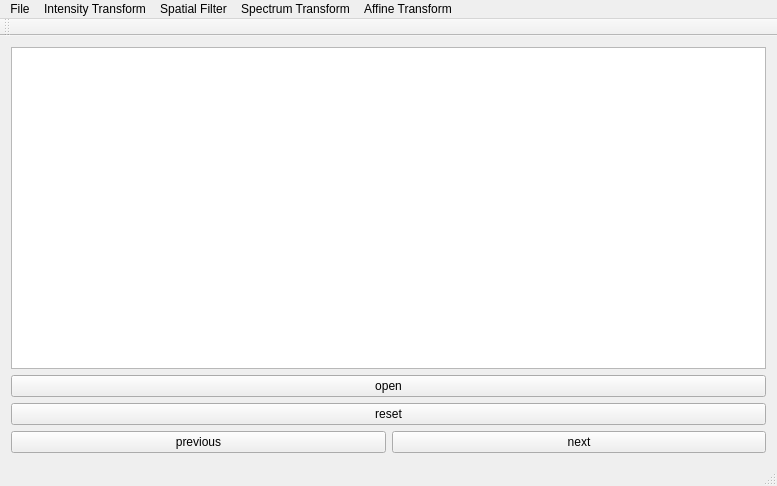
<?xml version="1.0" encoding="UTF-8"?>
<ui version="4.0">
 <class>MainWindow</class>
 <widget class="QMainWindow" name="MainWindow">
  <property name="geometry">
   <rect>
    <x>0</x>
    <y>0</y>
    <width>777</width>
    <height>486</height>
   </rect>
  </property>
  <property name="windowTitle">
   <string>MainWindow</string>
  </property>
  <widget class="QWidget" name="centralWidget">
   <layout class="QVBoxLayout" name="verticalLayout">
    <item>
     <widget class="QGraphicsView" name="graphicsView"/>
    </item>
    <item>
     <widget class="QPushButton" name="btnOpen">
      <property name="text">
       <string>open</string>
      </property>
     </widget>
    </item>
    <item>
     <widget class="QPushButton" name="btnReset">
      <property name="text">
       <string>reset</string>
      </property>
     </widget>
    </item>
    <item>
     <layout class="QHBoxLayout" name="horizontalLayout">
      <item>
       <widget class="QPushButton" name="btnPre">
        <property name="text">
         <string>previous</string>
        </property>
       </widget>
      </item>
      <item>
       <widget class="QPushButton" name="btnNext">
        <property name="text">
         <string>next</string>
        </property>
       </widget>
      </item>
     </layout>
    </item>
   </layout>
  </widget>
  <widget class="QMenuBar" name="menuBar">
   <property name="geometry">
    <rect>
     <x>0</x>
     <y>0</y>
     <width>777</width>
     <height>26</height>
    </rect>
   </property>
   <widget class="QMenu" name="menuSpatial_Filter">
    <property name="title">
     <string>Spatial Filter</string>
    </property>
    <addaction name="actionLinear"/>
    <addaction name="actionGauss"/>
    <addaction name="actionMedian"/>
    <addaction name="actionBilateral"/>
   </widget>
   <widget class="QMenu" name="menuAffine_Transform">
    <property name="title">
     <string>Affine Transform</string>
    </property>
    <addaction name="actionAffine"/>
   </widget>
   <widget class="QMenu" name="menuIntensity_Transform">
    <property name="title">
     <string>Intensity Transform</string>
    </property>
    <addaction name="actionRGBToGray"/>
    <addaction name="actionImageReversal"/>
    <addaction name="actionLogTransform"/>
    <addaction name="actionGrayToHist"/>
    <addaction name="actionRGBToHist"/>
    <addaction name="actionRGBToHSI"/>
   </widget>
   <widget class="QMenu" name="menuSpectrum_Transform">
    <property name="title">
     <string>Spectrum Transform</string>
    </property>
    <addaction name="actionSpectrum"/>
    <addaction name="actionLowPassFilter"/>
    <addaction name="actionHighPassFilter"/>
   </widget>
   <widget class="QMenu" name="menuSaveImage">
    <property name="title">
     <string>File</string>
    </property>
    <addaction name="actionSaveImage"/>
   </widget>
   <addaction name="menuSaveImage"/>
   <addaction name="menuIntensity_Transform"/>
   <addaction name="menuSpatial_Filter"/>
   <addaction name="menuSpectrum_Transform"/>
   <addaction name="menuAffine_Transform"/>
  </widget>
  <widget class="QToolBar" name="mainToolBar">
   <attribute name="toolBarArea">
    <enum>TopToolBarArea</enum>
   </attribute>
   <attribute name="toolBarBreak">
    <bool>false</bool>
   </attribute>
  </widget>
  <widget class="QStatusBar" name="statusBar"/>
  <action name="actionLinear">
   <property name="text">
    <string>Linear</string>
   </property>
  </action>
  <action name="actionGaussBlur">
   <property name="text">
    <string>Gauss Blur</string>
   </property>
  </action>
  <action name="actionBilateralFilter">
   <property name="text">
    <string>Bilateral Filter</string>
   </property>
  </action>
  <action name="actionGauss">
   <property name="text">
    <string>Gauss</string>
   </property>
  </action>
  <action name="actionMedian">
   <property name="text">
    <string>Median/Dilation/Erosion</string>
   </property>
  </action>
  <action name="actionBilateral">
   <property name="text">
    <string>Bilateral</string>
   </property>
  </action>
  <action name="actionDilation">
   <property name="text">
    <string>Dilation</string>
   </property>
  </action>
  <action name="actionErosion">
   <property name="text">
    <string>Erosion</string>
   </property>
  </action>
  <action name="actionAffine">
   <property name="text">
    <string>Affine</string>
   </property>
  </action>
  <action name="actionSpectrum">
   <property name="text">
    <string>Spectrum</string>
   </property>
  </action>
  <action name="actionRGBToGray">
   <property name="text">
    <string>RGBToGray</string>
   </property>
  </action>
  <action name="actionImageReversal">
   <property name="text">
    <string>ImageReversal</string>
   </property>
  </action>
  <action name="actionLogTransform">
   <property name="text">
    <string>LogTransform</string>
   </property>
  </action>
  <action name="actionGrayToHist">
   <property name="text">
    <string>GrayToHist</string>
   </property>
  </action>
  <action name="actionRGBToHist">
   <property name="text">
    <string>RGBToHist</string>
   </property>
  </action>
  <action name="actionRGBToHSI">
   <property name="text">
    <string>RGBToHSI</string>
   </property>
  </action>
  <action name="actionSaveImage">
   <property name="text">
    <string>SaveImage</string>
   </property>
  </action>
  <action name="actionLowPassFilter">
   <property name="text">
    <string>LowPassFilter</string>
   </property>
  </action>
  <action name="actionHighPassFilter">
   <property name="text">
    <string>HighPassFilter</string>
   </property>
  </action>
 </widget>
 <layoutdefault spacing="6" margin="11"/>
 <resources/>
 <connections/>
</ui>
